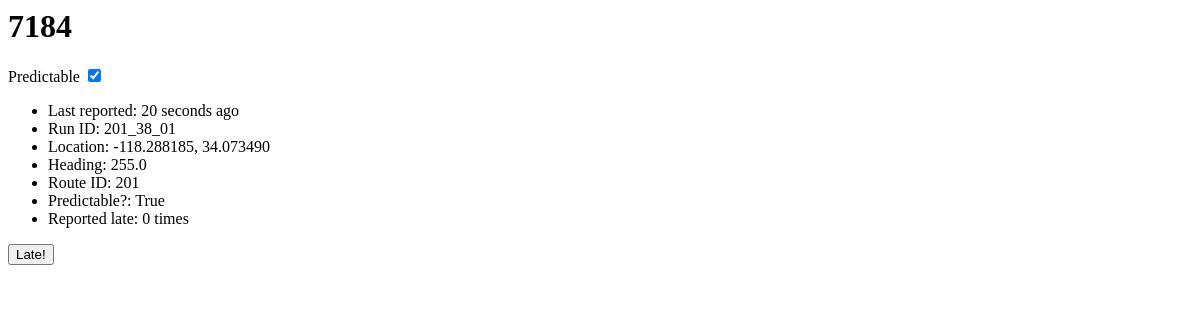
The app's page /locations/4/, older data.
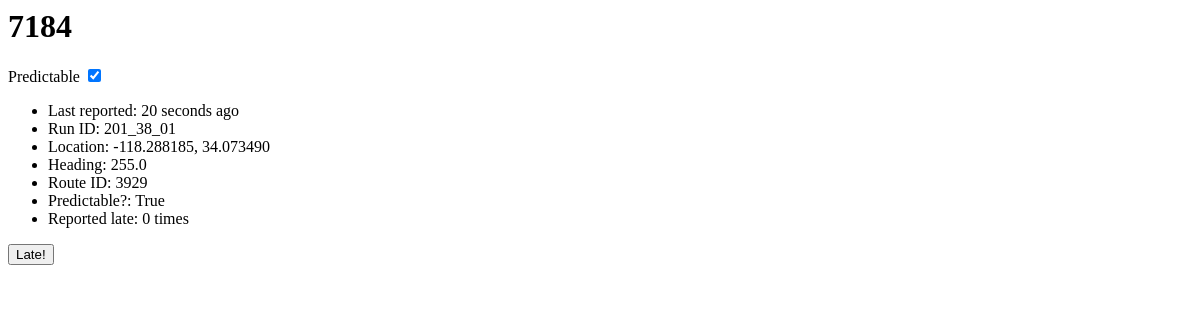
The same page, newer data.
### locations/models.py (models this page shows, shortened)
class Vehicle(models.Model):
    seconds_since_report = models.IntegerField()
    run_id = models.CharField(max_length=50, null=True)
    longitude = models.DecimalField(max_digits=9, decimal_places=6)
    heading = models.DecimalField(max_digits=4, decimal_places=1)
    route_id = models.CharField(max_length=50)
    predictable = models.BooleanField()
    latitude = models.DecimalField(max_digits=9, decimal_places=6)
    vehicle_id = models.CharField(max_length=50)
    votes = models.IntegerField(default=0)
    captured = models.DateTimeField(auto_now_add=True)
    def was_reported_recently(self):
        return 0 <= self.seconds_since_report <= 30
    was_reported_recently.admin_order_field = 'seconds_since_report'
    was_reported_recently.boolean = True
    was_reported_recently.short_description = 'Predictable?'

### locations/views.py (the view)
# urls.py: url(r'^(?P<pk>\d+)/$', views.DetailView.as_view(), name='detail'),
class DetailView(generic.DetailView):
    model = Vehicle
    template_name = 'locations/detail.html'
    def get_queryset(self):
        return Vehicle.objects.filter(seconds_since_report__gt=0)

### locations/templates/locations/detail.html (shortened to what this page needs)
<h1> {{ vehicle.vehicle_id }} </h1>
<label> Predictable
  <input type="checkbox" {% if vehicle.predictable %} checked {% endif %} />
</label>
<ul>
  <li>Last reported: {{ vehicle.seconds_since_report }} seconds ago</li>
  <li>Run ID: {{ vehicle.run_id }}</li>
  <li>Location: {{ vehicle.longitude }}, {{ vehicle.latitude }}</li>
  <li>Heading: {{ vehicle.heading }}</li>
  <li>Route ID: {{ vehicle.route_id }}</li>
  <li>Predictable?: {{ vehicle.predictable }}</li>
  <li>Reported late: {{ vehicle.votes }} times</li>
</ul>
<form action="{% url 'locations:vote' vehicle.id %}" method="post">
  <input type="submit" value="Late!" />
</form>

Row changes from the older to the newer data that the page shows:
changed Vehicle "True": route_id "201" → "3929"
